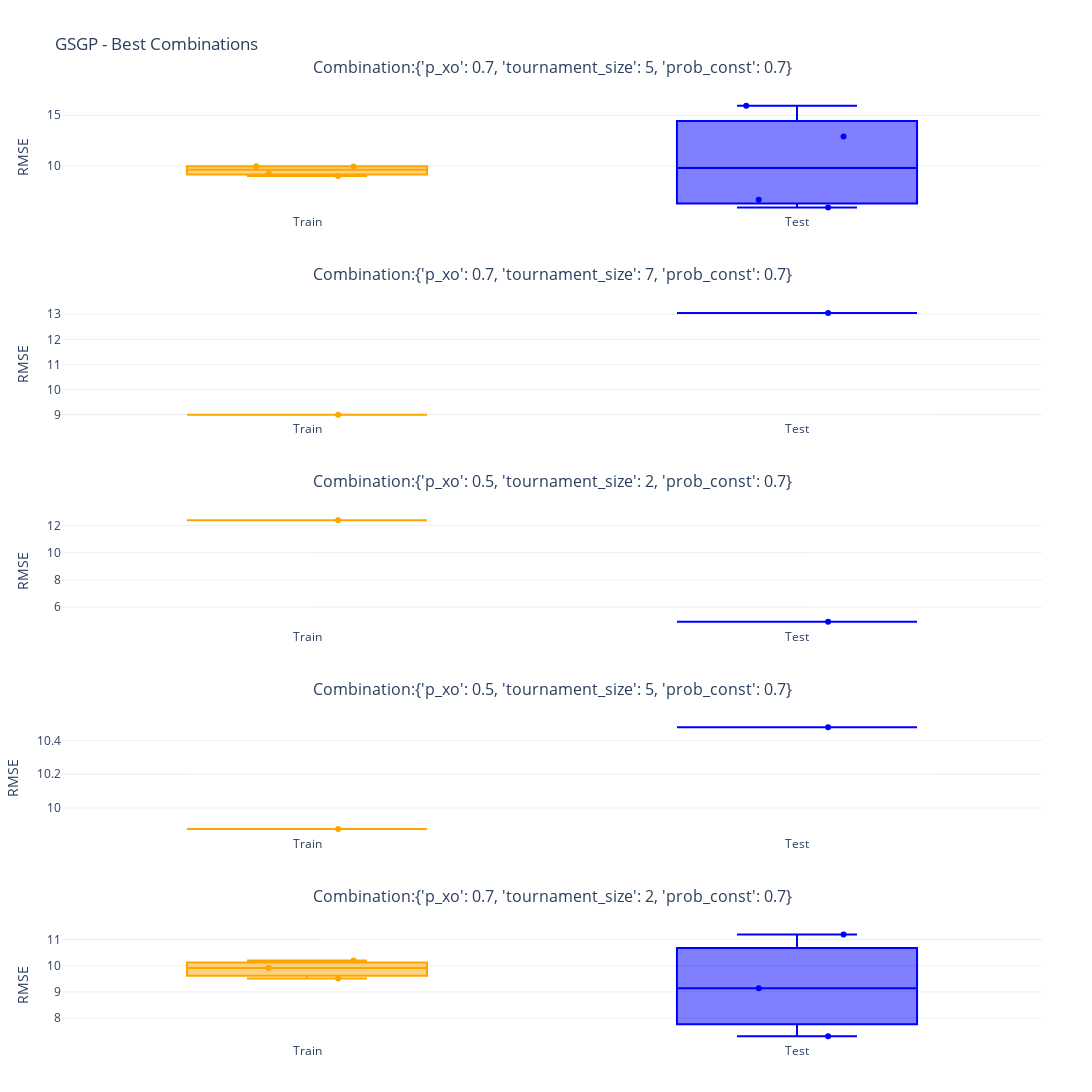

Write notebook code for a chart like this one.
### Markdown cell above
## Visualizations

### Code cell
train_test_best_combs(model_name=MODEL_NAME)

### Figure 1 — Plotly figure (JSON) as saved in the notebook; plotly's stock layout.template omitted (floating-point values rounded to 4 significant figures)
{"data": [{"boxpoints": "all", "jitter": 0.5, "line": {"color": "orange"}, "name": "Train", "pointpos": 0, "type": "box", "xaxis": "x", "y": [9.034, 9.993, 9.961, 9.309], "yaxis": "y"}, {"boxpoints": "all", "jitter": 0.5, "line": {"color": "blue"}, "name": "Test", "pointpos": 0, "type": "box", "xaxis": "x", "y": [15.95, 6.697, 5.938, 12.92], "yaxis": "y"}, {"boxpoints": "all", "jitter": 0.5, "line": {"color": "orange"}, "name": "Train", "pointpos": 0, "type": "box", "xaxis": "x2", "y": [8.993], "yaxis": "y2"}, {"boxpoints": "all", "jitter": 0.5, "line": {"color": "blue"}, "name": "Test", "pointpos": 0, "type": "box", "xaxis": "x2", "y": [13.05], "yaxis": "y2"}, {"boxpoints": "all", "jitter": 0.5, "line": {"color": "orange"}, "name": "Train", "pointpos": 0, "type": "box", "xaxis": "x3", "y": [12.38], "yaxis": "y3"}, {"boxpoints": "all", "jitter": 0.5, "line": {"color": "blue"}, "name": "Test", "pointpos": 0, "type": "box", "xaxis": "x3", "y": [4.923], "yaxis": "y3"}, {"boxpoints": "all", "jitter": 0.5, "line": {"color": "orange"}, "name": "Train", "pointpos": 0, "type": "box", "xaxis": "x4", "y": [9.875], "yaxis": "y4"}, {"boxpoints": "all", "jitter": 0.5, "line": {"color": "blue"}, "name": "Test", "pointpos": 0, "type": "box", "xaxis": "x4", "y": [10.48], "yaxis": "y4"}, {"boxpoints": "all", "jitter": 0.5, "line": {"color": "orange"}, "name": "Train", "pointpos": 0, "type": "box", "xaxis": "x5", "y": [9.917, 10.2, 9.513], "yaxis": "y5"}, {"boxpoints": "all", "jitter": 0.5, "line": {"color": "blue"}, "name": "Test", "pointpos": 0, "type": "box", "xaxis": "x5", "y": [9.14, 7.302, 11.19], "yaxis": "y5"}], "layout": {"annotations": [{"font": {"size": 16}, "showarrow": false, "text": "Combination:{'p_xo': 0.7, 'tournament_size': 5, 'prob_const': 0.7}", "x": 0.5, "xanchor": "center", "xref": "paper", "y": 1, "yanchor": "bottom", "yref": "paper", "yshift": 20}, {"font": {"size": 16}, "showarrow": false, "text": "Combination:{'p_xo': 0.7, 'tournament_size': 7, 'prob_const': 0.7}", "x": 0.5, "xanchor": "center", "xref": "paper", "y": 0.78, "yanchor": "bottom", "yref": "paper", "yshift": 20}, {"font": {"size": 16}, "showarrow": false, "text": "Combination:{'p_xo': 0.5, 'tournament_size': 2, 'prob_const': 0.7}", "x": 0.5, "xanchor": "center", "xref": "paper", "y": 0.56, "yanchor": "bottom", "yref": "paper", "yshift": 20}, {"font": {"size": 16}, "showarrow": false, "text": "Combination:{'p_xo': 0.5, 'tournament_size': 5, 'prob_const': 0.7}", "x": 0.5, "xanchor": "center", "xref": "paper", "y": 0.34, "yanchor": "bottom", "yref": "paper", "yshift": 20}, {"font": {"size": 16}, "showarrow": false, "text": "Combination:{'p_xo': 0.7, 'tournament_size': 2, 'prob_const': 0.7}", "x": 0.5, "xanchor": "center", "xref": "paper", "y": 0.12, "yanchor": "bottom", "yref": "paper", "yshift": 20}], "height": 1500, "margin": {"b": 50, "l": 50, "r": 50, "t": 100}, "showlegend": false, "title": {"text": "GSGP - Best Combinations"}, "width": 1100, "xaxis": {"anchor": "y", "domain": [0, 1]}, "xaxis2": {"anchor": "y2", "domain": [0, 1]}, "xaxis3": {"anchor": "y3", "domain": [0, 1]}, "xaxis4": {"anchor": "y4", "domain": [0, 1]}, "xaxis5": {"anchor": "y5", "domain": [0, 1]}, "yaxis": {"anchor": "x", "domain": [0.88, 1], "range": [0, null], "showgrid": true, "title": {"text": "RMSE"}}, "yaxis2": {"anchor": "x2", "domain": [0.66, 0.78], "range": [0, null], "showgrid": true, "title": {"text": "RMSE"}}, "yaxis3": {"anchor": "x3", "domain": [0.44, 0.56], "range": [0, null], "showgrid": true, "title": {"text": "RMSE"}}, "yaxis4": {"anchor": "x4", "domain": [0.22, 0.34], "range": [0, null], "showgrid": true, "title": {"text": "RMSE"}}, "yaxis5": {"anchor": "x5", "domain": [0, 0.12], "range": [0, null], "showgrid": true, "title": {"text": "RMSE"}}}}
